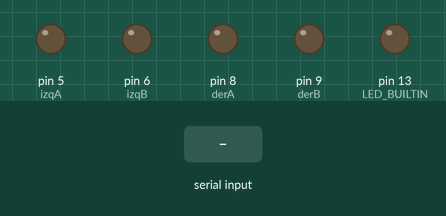
Simulated run of this sketch. Board: Arduino Uno, built with avr-gcc and run on an emulated ATmega328P. Shown: output pins drawn as LEDs (lit = HIGH). The test bench sets the inputs (shaded band). What the sketch prints to the serial monitor is not drawn.

Above: at 1.2 s.
1.3 s: "1" received over the second serial link
At 2.2 s:
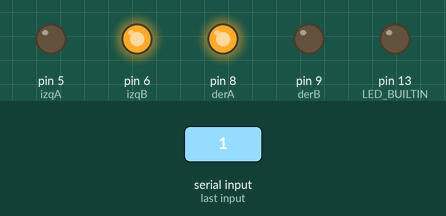
2.8 s: "2" received over the second serial link
At 3.3 s:
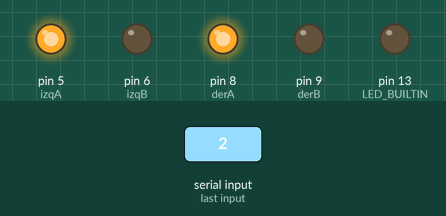
4.3 s: "4" received over the second serial link
At 5.5 s:
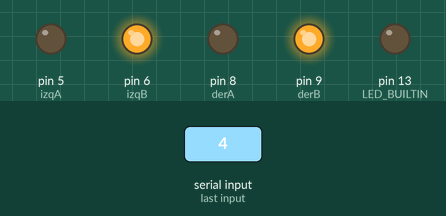
5.8 s: "5" received over the second serial link
At 6.8 s:
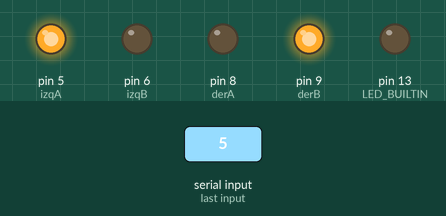
7.3 s: "3" received over the second serial link
At 7.9 s:
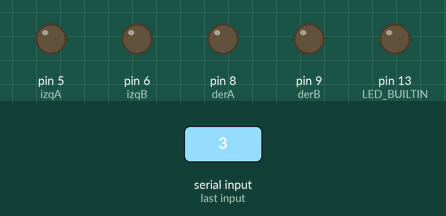
Timing chart, 0 to 9.8 s (numbered marks = the images above; inputs shaded):
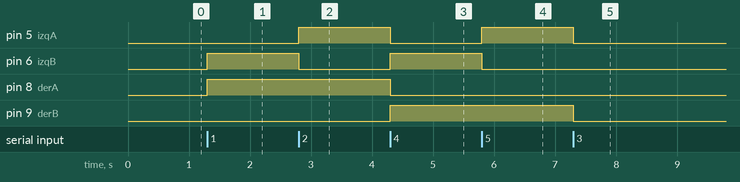

The sketch:

ArduinoBluetoothCar.ino
```cpp
#include <SoftwareSerial.h>
SoftwareSerial Bluetooth(3, 4);

int izqA = 5;
int izqB = 6;
int derA = 8;
int derB = 9;
int deger = 255;

int data = '3';

void setup() {
Bluetooth.begin(9600);
Serial.begin(9600);
Serial.println("Waiting for command...");
Bluetooth.println("Send 1 to turn on the LED. Send 0 to turn Off");
pinMode(derA, OUTPUT);
pinMode(derB, OUTPUT);
pinMode(izqA, OUTPUT);
pinMode(izqB, OUTPUT);

pinMode(LED_BUILTIN, OUTPUT);

}

void loop() {

    if(Bluetooth.available())
        { data=Bluetooth.read();
        }

if(data == '1') {//ileri
analogWrite(derB, 0);
analogWrite(izqB, deger);
analogWrite(derA, deger);
analogWrite(izqA, 0);

}else if(data == '2'){
analogWrite(derB, 0);
analogWrite(izqB, 0);
analogWrite(derA, deger);
analogWrite(izqA, deger);

}else if(data == '3'){
analogWrite(derB, 0);
analogWrite(izqB, 0);
analogWrite(derA, 0);
analogWrite(izqA, 0);

}else if(data == '4'){
analogWrite(derB, deger);
analogWrite(izqB, deger);
analogWrite(derA, 0);
analogWrite(izqA, 0);

}else if(data == '5'){
analogWrite(derB, deger);
analogWrite(izqB, 0);
analogWrite(derA, 0);
analogWrite(izqA, deger);

}

}
```

Measured:
- after the input at 1.3 s, pin 6 (izqB), pin 8 (derA): LOW → HIGH at once
- after the input at 2.8 s, pin 5 (izqA): LOW → HIGH at once; pin 6 (izqB): HIGH → LOW at once
- after the input at 4.3 s, pin 5 (izqA), pin 8 (derA): HIGH → LOW at once; pin 6 (izqB), pin 9 (derB): LOW → HIGH at once
- after the input at 5.8 s, pin 5 (izqA): LOW → HIGH at once; pin 6 (izqB): HIGH → LOW at once
- after the input at 7.3 s, pin 5 (izqA), pin 9 (derB): HIGH → LOW at once
